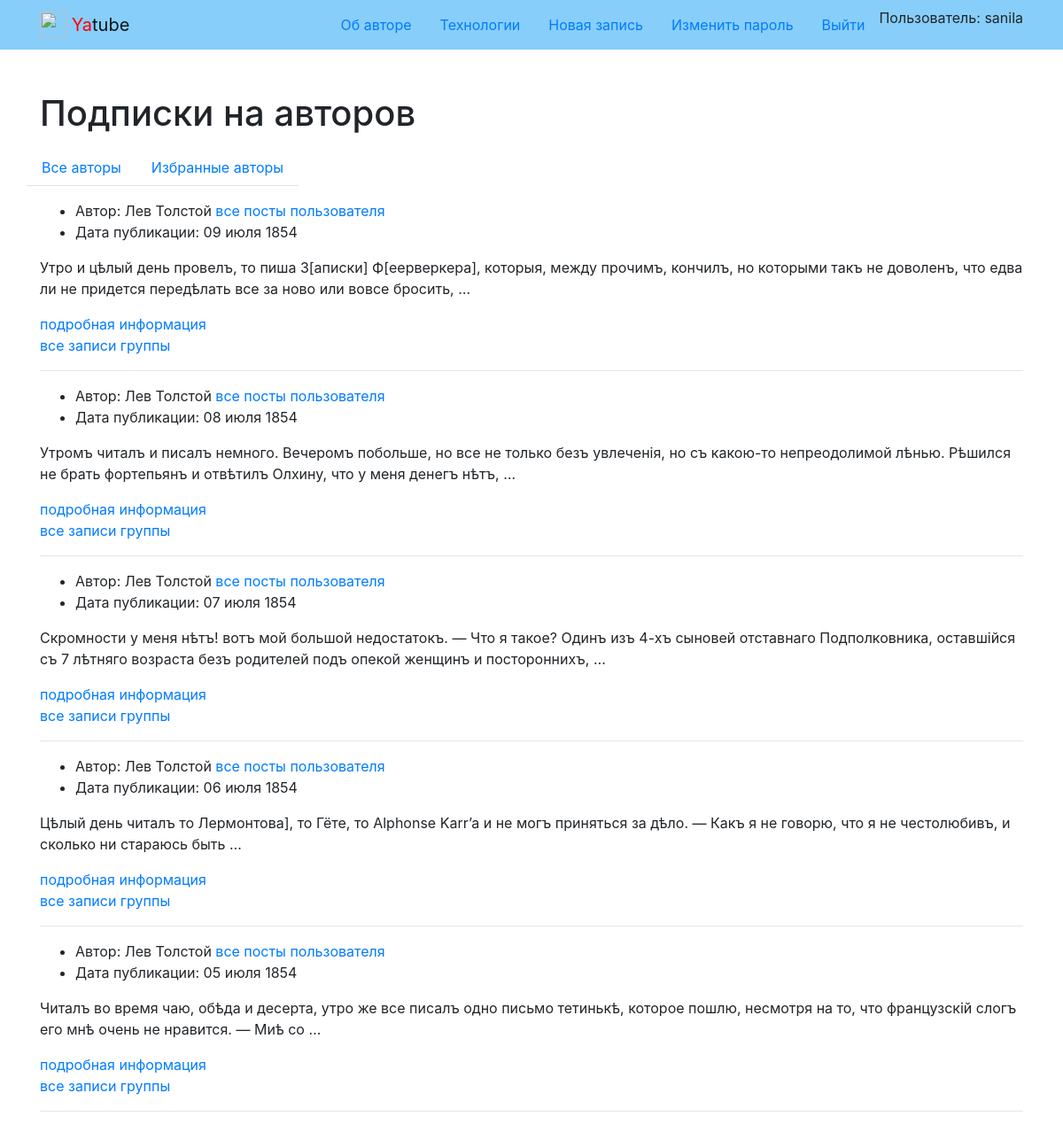
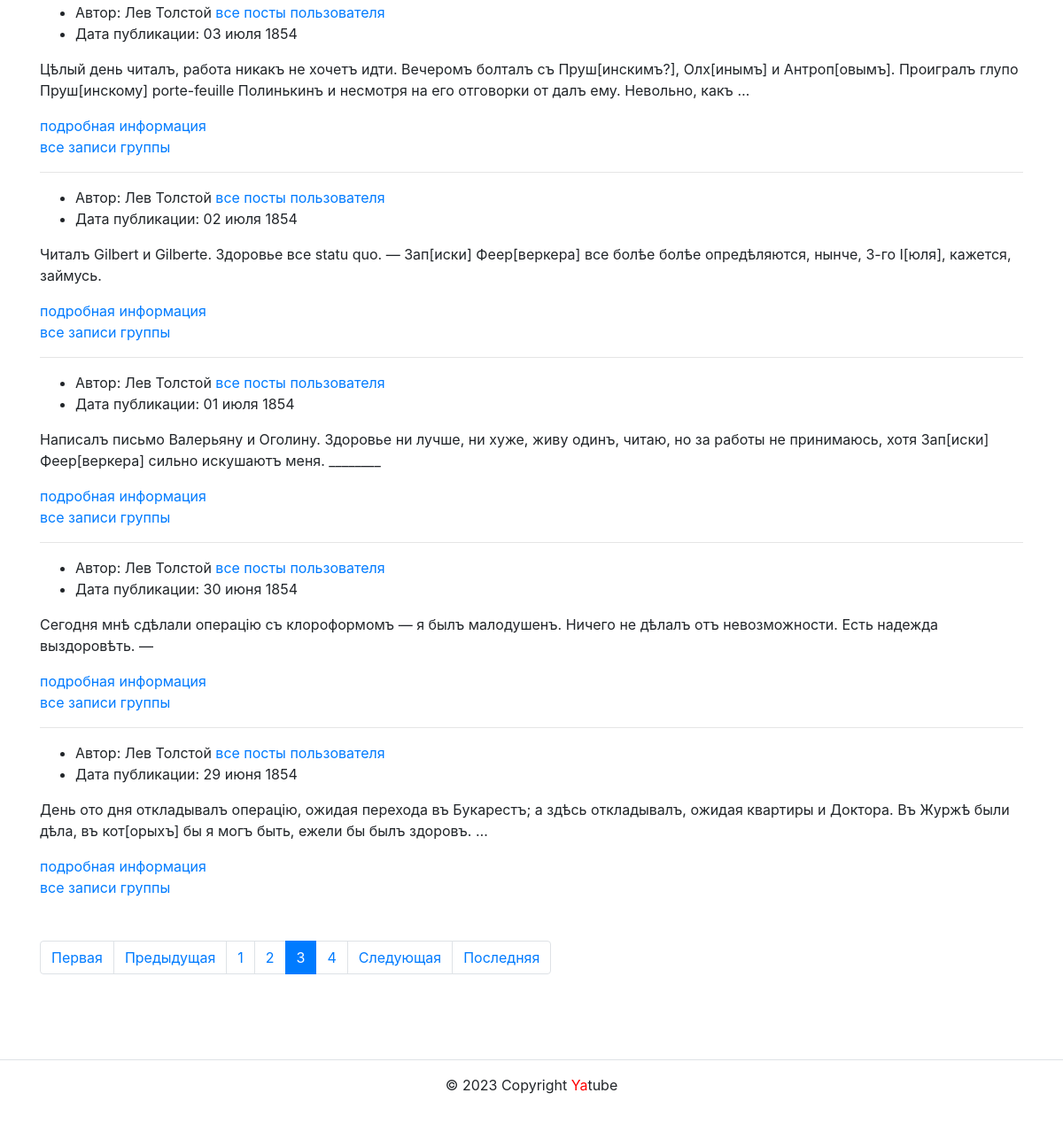
Screenshot of /follow/?page=3 (signed in) with the database file from the repository (2 pictures, top to bottom).
### posts/models.py (models this page shows, shortened)
class Post(models.Model):
    text = models.TextField(
        verbose_name='Текст поста',
        help_text='Введите текст поста'
    )
    pub_date = models.DateTimeField(
        auto_now_add=True,
        verbose_name='Дата публикации'
    )
    author = models.ForeignKey(
        User,
        on_delete=models.CASCADE,
        related_name='posts',
        verbose_name='Автор'
    )
    group = models.ForeignKey(
        Group,
        blank=True,
        null=True,
        on_delete=models.SET_NULL,
        related_name='posts',
        verbose_name='Группа',
        help_text='Группа, к которой будет относится пост'
    )
    image = models.ImageField(
        'Картинка',
        upload_to='posts/',
        blank=True
    )
    class Meta:
        ordering = ['-pub_date']
        verbose_name = 'Сообщения'
        verbose_name_plural = 'Сообщения'

### posts/views.py (the view)
# urls.py: path('follow/', views.follow_index, name='follow_index'),
@login_required
def follow_index(request):
    post_list = Post.objects.select_related('author', 'group').filter(
        author__following__user=request.user)
    page_obj = paginator(request, post_list)
    context = {
        'page_obj': page_obj,
    }
    return render(request, 'posts/follow.html', context)

### core/context_processors/year.py (called while the page is built)
def year(request):
    tz = pytz.timezone('Europe/Moscow')
    dt = datetime.now(tz)
    year = dt.year
    return {
        'year': year
    }

### posts/views.py (called while the page is built)
def paginator(request, posts):
    paginator = Paginator(posts, SELECT_LIMIT)
    page_number = request.GET.get('page')
    page_obj = paginator.get_page(page_number)
    return page_obj

### templates/posts/follow.html (shortened to what this page needs)
{% extends 'base.html'%}
{% block content %}
  <div class="container py-5">
    <h1>Подписки на авторов</h1>
    <article>
      {% include 'posts/includes/switcher.html' %}
      {% for post in page_obj %}
        {% include 'includes/post.html' %}
        {% if post.group %}
          <a href="{% url 'posts:group_list' post.group.slug %}">все записи группы</a>
        {% endif %}
        {% if not forloop.last %}<hr>{% endif %}
      {% endfor %}
      {% include 'posts/includes/paginator.html' %}
    </article>
  </div>
{% endblock %}

### templates/includes/header.html (shortened to what this page needs)
{% load static %}
<nav class="navbar navbar-light" style="background-color: lightskyblue">
  <div class="container">
    <a class="navbar-brand" href="{% url 'posts:index' %}">
      <img src="{% static 'img/logo.png' %}" width="30" height="30" class="d-inline-block align-top" alt="">
      <span style="color:red">Ya</span>tube
    </a>
    {% with request.resolver_match.view_name as view_name %}
    <ul class="nav nav-pills">
      <li class="nav-item">
        <a class="nav-link {% if view_name  == 'about:author' %}active{% endif %}" href="{% url 'about:author' %}">Об авторе</a>
      </li>
      <li class="nav-item">
        <a class="nav-link {% if view_name  == 'about:tech' %}active{% endif %}" href="{% url 'about:tech' %}">Технологии</a>
      </li>
      {% if request.user.is_authenticated %}
      <li class="nav-item">
        <a class="nav-link {% if view_name  == 'posts:post_create' %}active{% endif %}" href="{% url 'posts:post_create' %}">Новая запись</a>
      </li>
      <li class="nav-item">
        <a class="nav-link link-light {% if view_name  == 'users:password_change' %}active{% endif %}" href="{% url 'users:password_change' %}">Изменить пароль</a>
      </li>
      <li class="nav-item">
        <a class="nav-link link-light {% if view_name  == 'users:logout' %}active{% endif %}" href="{% url 'users:logout' %}">Выйти</a>
      </li>
      <li>
        Пользователь: {{ user.username }}
      </li>
      {% endif %}
    </ul>
    {% endwith %}
  </div>
</nav>

### templates/includes/post.html (shortened to what this page needs)
{% load thumbnail %}
<ul>
  {% if not is_profile %}
    <li>
        Автор: {{ post.author.get_full_name }}
        <a href="{% url 'posts:profile' post.author %}">все посты пользователя</a>
    </li>
    {% endif %}
    <li>
      Дата публикации: {{ post.pub_date|date:"d E Y" }}
    </li>
</ul>
<p>{{ post.text|truncatewords:30 }}</p>
<a href="{% url 'posts:post_detail' post.id %}">подробная информация</a><br>

### rows the page displays
Post: author.get_full_name "Лев Толстой", pub_date "09 июля 1854", text "Утро и цѣлый день провелъ, то пиша З[аписки] Ф[еерверкера], которыя, между прочимъ, кончилъ, но которыми такъ не доволенъ, что едва ли не придется передѣлать все за ново или вовсе бросить, …", shows "все записи группы"
Post: author.get_full_name "Лев Толстой", pub_date "08 июля 1854", text "Утромъ читалъ и писалъ немного. Вечеромъ побольше, но все не только безъ увлеченія, но съ какою-то непреодолимой лѣнью. Рѣшился не брать фортепьянъ и отвѣтилъ Олхину, что у меня денегъ нѣтъ, …", shows "все записи группы"
Post: author.get_full_name "Лев Толстой", pub_date "07 июля 1854", text "Скромности у меня нѣтъ! вотъ мой большой недостатокъ. — Что я такое? Одинъ изъ 4-хъ сыновей отставнаго Подполковника, оставшійся съ 7 лѣтняго возраста безъ родителей подъ опекой женщинъ и постороннихъ, …", shows "все записи группы"
Post: author.get_full_name "Лев Толстой", pub_date "06 июля 1854", text "Цѣлый день читалъ то Лермонтова], то Гёте, то Alphonse Karr’a и не могъ приняться за дѣло. — Какъ я не говорю, что я не честолюбивъ, и сколько ни стараюсь быть …", shows "все записи группы"
Post: author.get_full_name "Лев Толстой", pub_date "05 июля 1854", text "Читалъ во время чаю, обѣда и десерта, утро же все писалъ одно письмо тетинькѣ, которое пошлю, несмотря на то, что французскій слогъ его мнѣ очень не нравится. — Миѣ со …", shows "все записи группы"
Post: author.get_full_name "Лев Толстой", pub_date "03 июля 1854", text "Цѣлый день читалъ, работа никакъ не хочетъ идти. Вечеромъ болталъ съ Пруш[инскимъ?], Олх[инымъ] и Антроп[овымъ]. Проигралъ глупо Пруш[инскому] porte-feuille Полинькинъ и несмотря на его отговорки от далъ ему. Невольно, какъ …", shows "все записи группы"
Post: author.get_full_name "Лев Толстой", pub_date "02 июля 1854", text "Читалъ Gilbert и Gilberte. Здоровье все statu quo. — Зап[иски] Феер[веркера] все болѣе болѣе опредѣляются, нынче, 3-го І[юля], кажется, займусь.", shows "все записи группы"
Post: author.get_full_name "Лев Толстой", pub_date "01 июля 1854", text "Написалъ письмо Валерьяну и Оголину. Здоровье ни лучше, ни хуже, живу одинъ, читаю, но за работы не принимаюсь, хотя Зап[иски] Феер[веркера] сильно искушаютъ меня. ________", shows "все записи группы"
Post: author.get_full_name "Лев Толстой", pub_date "30 июня 1854", text "Сегодня мнѣ сдѣлали операцію съ клороформомъ — я былъ малодушенъ. Ничего не дѣлалъ отъ невозможности. Есть надежда выздоровѣть. —", shows "все записи группы"
Post: author.get_full_name "Лев Толстой", pub_date "29 июня 1854", text "День ото дня откладывалъ операцію, ожидая перехода въ Букарестъ; a здѣсь откладывалъ, ожидая квартиры и Доктора. Въ Журжѣ были дѣла, въ кот[орыхъ] бы я могъ быть, ежели бы былъ здоровъ. …", shows "все записи группы"

### other values shown
{{ user.username }} "sanila"
{{ i }} "1" "2" "4"
{{ i }} "3"
